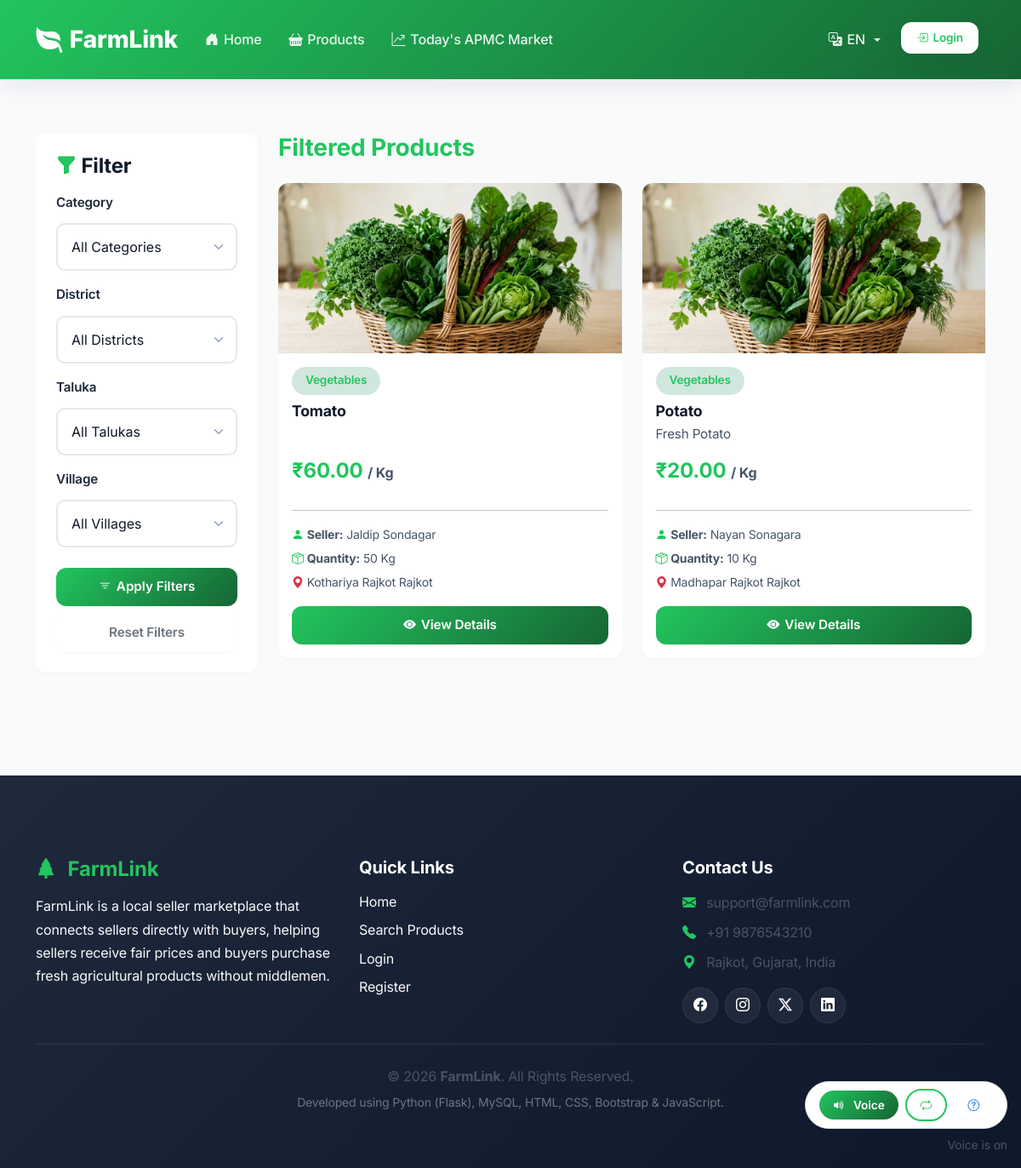
The app's page /product/filter with its own data.
### models/product.py (models this page shows, shortened)
class Product(db.Model):
    __tablename__ = "products"
    id = db.Column(
        db.Integer,
        primary_key=True
    )
    farmer_id = db.Column(
        db.Integer,
        db.ForeignKey("users.id", ondelete="CASCADE"),
        nullable=False
    )
    category_id = db.Column(
        db.Integer,
        db.ForeignKey("categories.id", ondelete="CASCADE"),
        nullable=False
    )
    title = db.Column(
        db.String(150),
        nullable=False
    )
    description = db.Column(
        db.Text
    )
    price = db.Column(
        db.Numeric(10, 2),
        nullable=False
    )
    quantity = db.Column(
        db.Integer,
        nullable=False
    )
    unit = db.Column(
        db.String(20)
    )
    image = db.Column(
        db.String(255)
    )
    district_id = db.Column(
        db.Integer,
        db.ForeignKey("districts.id")
    )
    taluka_id = db.Column(
        db.Integer,
        db.ForeignKey("talukas.id")
    )
    village_id = db.Column(
        db.Integer,
        db.ForeignKey("villages.id")
    )
    status = db.Column(
        db.Enum(
            "Available",
            "Sold"
        ),
        default="Available"
    )
    allow_bargaining = db.Column(
        db.Boolean,
        default=False
    )
    min_price = db.Column(
        db.Numeric(10, 2),
        default=0.00
    )
    created_at = db.Column(
        db.DateTime,
        server_default=db.func.current_timestamp()
    )
    category = db.relationship(
        'Category',
        primaryjoin='Product.category_id == Category.id',
        backref=db.backref('products_list', lazy=True, cascade='all, delete-orphan')
    )
    farmer = db.relationship('User', primaryjoin='Product.farmer_id == User.id', backref=db.backref('products_list', lazy=True))
    district = db.relationship('District', primaryjoin='Product.district_id == District.id')
    taluka = db.relationship('Taluka', primaryjoin='Product.taluka_id == Taluka.id')
    village = db.relationship('Village', primaryjoin='Product.village_id == Village.id')
    @staticmethod
    def delete(product_id):
        product = Product.query.get(
            product_id
        )
        if product:
            db.session.delete(product)
            db.session.commit()
            return True
        return False

### models/category.py (models this page shows, shortened)
class Category(db.Model):
    __tablename__ = "categories"
    id = db.Column(
        db.Integer,
        primary_key=True
    )
    name = db.Column(
        db.String(100),
        unique=True,
        nullable=False
    )
    description = db.Column(
        db.Text
    )
    created_at = db.Column(
        db.DateTime,
        server_default=db.func.current_timestamp()
    )

### models/user.py (models this page shows, shortened)
class User(UserMixin, db.Model):
    __tablename__ = "users"
    id = db.Column(
        db.Integer,
        primary_key=True
    )
    full_name = db.Column(
        db.String(150),
        nullable=False
    )
    email = db.Column(
        db.String(150),
        unique=True,
        nullable=False
    )
    phone = db.Column(
        db.String(15),
        unique=True,
        nullable=False
    )
    password = db.Column(
        db.String(255),
        nullable=False
    )
    role = db.Column(
        db.Enum(
            "admin",
            "farmer",
            "buyer"
        ),
        default="buyer"
    )
    district_id = db.Column(
        db.Integer,
        db.ForeignKey("districts.id")
    )
    taluka_id = db.Column(
        db.Integer,
        db.ForeignKey("talukas.id")
    )
    village_id = db.Column(
        db.Integer,
        db.ForeignKey("villages.id")
    )
    address = db.Column(
        db.Text
    )
    profile_image = db.Column(
        db.String(255)
    )
    is_verified = db.Column(
        db.Boolean,
        default=False
    )
    created_at = db.Column(
        db.DateTime,
        server_default=db.func.current_timestamp()
    )
    district = db.relationship('District', primaryjoin='User.district_id == District.id')
    taluka = db.relationship('Taluka', primaryjoin='User.taluka_id == Taluka.id')
    village = db.relationship('Village', primaryjoin='User.village_id == Village.id')

### models/location.py (models this page shows)
class Village(db.Model):
    __tablename__ = "villages"
    id = db.Column(
        db.Integer,
        primary_key=True
    )
    district_id = db.Column(
        db.Integer,
        nullable=False
    )
    taluka_id = db.Column(
        db.Integer,
        nullable=False
    )
    name = db.Column(
        db.String(100),
        nullable=False
    )

class Taluka(db.Model):
    __tablename__ = "talukas"
    id = db.Column(
        db.Integer,
        primary_key=True
    )
    district_id = db.Column(
        db.Integer,
        nullable=False
    )
    name = db.Column(
        db.String(100),
        nullable=False
    )

class District(db.Model):
    __tablename__ = "districts"
    id = db.Column(
        db.Integer,
        primary_key=True
    )
    name = db.Column(
        db.String(100),
        unique=True,
        nullable=False
    )

### routes/product.py (the view)
@product_bp.route("/filter")
def filter_products():
    category = request.args.get("category")
    district = request.args.get("district")
    taluka = request.args.get("taluka")
    village = request.args.get("village")
    query = Product.query
    if category:
        query = query.filter_by(
            category_id=category
        )
    if district:
        query = query.filter_by(
            district_id=district
        )
    if taluka:
        query = query.filter_by(
            taluka_id=taluka
        )
    if village:
        query = query.filter_by(
            village_id=village
        )
    products = query.all()
    categories = Category.query.all()
    districts = District.query.all()
    talukas = Taluka.query.all()
    villages = Village.query.all()
    return render_template(
        "filter_products.html",
        products=products,
        categories=categories,
        districts=districts,
        talukas=talukas,
        villages=villages
    )

### utils/voice.py (called while the page is built, shortened)
def get_voice_language(lang=None):
    selected_lang = (lang or session.get("lang") or "gu").lower()
    if selected_lang in VOICE_LANGUAGE_MAP:
        return VOICE_LANGUAGE_MAP[selected_lang]

### templates/buyer/filter_products.html (shortened to what this page needs)
{% extends "base.html" %}
{% block content %}
<div class="container py-5">
    <div class="row">
        <div class="col-lg-3 mb-4">
            <div class="card shadow-sm border-0 rounded-3 p-4 bg-white">
                <h4 class="fw-bold mb-3"><i class="bi bi-funnel-fill text-success"></i> {{ _('filter') }}</h4>
                <form method="GET" action="/buyer/filter">
                    <div class="mb-3">
                        <label class="form-label fw-semibold">{{ _('category') }}</label>
                        <select class="form-select" name="category">
                            <option value="">{{ _('all_categories') }}</option>
                        </select>
                    </div>
                    <div class="mb-3">
                        <label class="form-label fw-semibold">{{ _('district') }}</label>
                        <select class="form-select" name="district" id="districtSelect">
                            <option value="">{{ _('all_districts') }}</option>
                        </select>
                    </div>
                    <div class="mb-3">
                        <label class="form-label fw-semibold">{{ _('taluka') }}</label>
                        <select class="form-select" name="taluka" id="talukaSelect">
                            <option value="">{{ _('all_talukas') }}</option>
                        </select>
                    </div>
                    <div class="mb-4">
                        <label class="form-label fw-semibold">{{ _('village') }}</label>
                        <select class="form-select" name="village" id="villageSelect">
                            <option value="">{{ _('all_villages') }}</option>
                        </select>
                    </div>
                    <div class="d-grid gap-2">
                        <button type="submit" class="btn btn-success">
                            <i class="bi bi-filter"></i> {{ _('apply_filters') }}
                        </button>
                        <a href="/buyer/filter" class="btn btn-outline-secondary">
                            {{ _('reset_filters') }}
                        </a>
                    </div>
                </form>
            </div>
        </div>
        <div class="col-lg-9">
            <h3 class="fw-bold mb-4 text-success">{{ _('filtered_products') }}</h3>
            <div class="row g-4">
                {% for product in products %}
                <div class="col-md-6">
                    <div class="card shadow-sm border-0 h-100 rounded-3 overflow-hidden d-flex flex-column">
                        <img src="{{ url_for('static', filename='uploads/' + product.image if product.image else 'uploads/products/default.jpg') }}"
                             class="card-img-top"
                             alt="Product Image"
                             style="height: 200px; object-fit: cover;">
                        <div class="card-body p-3 d-flex flex-column">
                            <span class="badge bg-success-subtle text-success align-self-start mb-2">
                                {{ product.category.name if product.category else 'N/A' }}
                            </span>
                            <h5 class="card-title fw-bold mb-1">{{ product.title }}</h5>
                            <p class="card-text text-muted small flex-grow-1">{{ product.description }}</p>
                            <h4 class="text-success fw-bold">₹{{ product.price }} <small class="text-muted fs-6">/ {{ product.unit }}</small></h4>
                            <hr>
                            <p class="mb-1 small">
                                <i class="bi bi-person-fill text-success"></i> <strong>{{ _('seller') }}:</strong> {{ product.farmer.full_name if product.farmer else 'N/A' }}
                            </p>
                            <p class="mb-1 small">
                                <i class="bi bi-box-seam text-success"></i> <strong>{{ _('quantity') }}:</strong> {{ product.quantity }} {{ product.unit }}
                            </p>
                            <p class="mb-3 small">
                                <i class="bi bi-geo-alt-fill text-danger"></i>
                                {{ product.village.name if product.village else '' }} {{ product.taluka.name if product.taluka else '' }} {{ product.district.name if product.district else '' }}
                            </p>
                            <a href="/buyer/product/{{ product.id }}" class="btn btn-success w-100 mt-auto">
                                <i class="bi bi-eye-fill"></i> {{ _('view_details') }}
                            </a>
                        </div>
                    </div>
                </div>
                {% endfor %}
            </div>
        </div>
    </div>
</div>
{% endblock %}

### static/css/style.css (style rules this page uses)
:root { --primary: #22c55e; --primary-dark: #166534; --primary-light: #dcfce7; --primary-soft: #f0fdf4; --secondary: #f59e0b; --secondary-soft: #fff7ed; --success: #22c55e; --danger: #ef4444; --warning: #f59e0b; --info: #0ea5e9; --light: #f8fafc; --dark: #0f172a; --text-dark: #101828; --text-muted: #475467; --text-soft: #667085; --border-color: #e5e7eb; --surface: #ffffff; --surface-alt: #f7f9f3; --shadow-sm: 0 1px 2px rgba(15, 23, 42, 0.04); --shadow: 0 8px 24px rgba(15, 23, 42, 0.08); --shadow-lg: 0 18px 40px rgba(15, 23, 42, 0.12); --shadow-xl: 0 24px 60px rgba(15, 23, 42, 0.15); --radius: 20px; --radius-sm: 12px; --transition: all 0.25s ease; --font-sans: 'Inter', 'Noto Sans Gujarati', 'Noto Sans Devanagari', 'Segoe UI', sans-serif; }
* { box-sizing: border-box; }
html, body { height: 100%; width: 100%; margin: 0; padding: 0; }
html { scroll-behavior: smooth; }
body { font-family: var(--font-sans); background: radial-gradient(circle at top, rgba(34, 197, 94, 0.08), transparent 30%), linear-gradient(180deg, #f8faf5 0%, #f3f7f1 100%); margin: 0; padding: 0; color: var(--text-dark); font-size: 16px; line-height: 1.6; min-height: 100vh; }
.site-shell { letter-spacing: -0.01em; }
img { max-width: 100%; display: block; }
h1, h2, h3, h4, h5, h6 { font-weight: 700; color: var(--text-dark); margin-bottom: 1rem; }
p { color: var(--text-muted); line-height: 1.7; }
a { text-decoration: none; color: var(--primary); transition: var(--transition); }
.btn { border-radius: 12px; font-weight: 600; padding: 0.7rem 1.35rem; transition: var(--transition); border: none; font-size: 0.95rem; display: inline-flex; align-items: center; justify-content: center; gap: 6px; box-shadow: var(--shadow-sm); }
.btn-success { background: linear-gradient(135deg, var(--primary) 0%, var(--primary-dark) 100%) !important; color: white !important; border-color: var(--primary) !important; }
.card { border: none; border-radius: 18px; box-shadow: var(--shadow); transition: var(--transition); overflow: hidden; background: white; border: 1px solid var(--border-color); }
.card-body { padding: 1.5rem; }
.card-title { font-size: 1.08rem; font-weight: 700; color: var(--text-dark); margin-bottom: 0.75rem; }
.card-text { color: var(--text-muted); font-size: 0.95rem; }
.card-img-top { height: 200px; object-fit: cover; transition: var(--transition); }
.form-control, .form-select { border-radius: 12px; height: 48px; padding: 0.75rem 1rem; border: 1.5px solid var(--border-color); font-size: 0.95rem; transition: var(--transition); background: white; color: var(--text-dark); }
.form-label { font-weight: 600; color: var(--text-dark); margin-bottom: 0.5rem; font-size: 0.95rem; }
.badge { padding: 0.55rem 0.8rem; border-radius: 999px; font-weight: 600; font-size: 0.78rem; }
.text-muted { color: var(--text-muted) !important; }
.text-success { color: var(--primary) !important; }
.bg-light { background: var(--light) !important; }
.shadow-sm { box-shadow: var(--shadow-sm) !important; }
.rounded-3 { border-radius: 12px !important; }
.card { border: none; border-radius: 16px; box-shadow: var(--shadow); transition: var(--transition); overflow: hidden; background: white; border: 1px solid var(--border-color); }
.card-title { font-size: 1.1rem; font-weight: 700; color: var(--text-dark); margin-bottom: 0.75rem; }
.form-control, .form-select { border-radius: 10px; height: 48px; padding: 0.75rem 1rem; border: 2px solid var(--border-color); font-size: 0.95rem; transition: var(--transition); background: white; color: var(--text-dark); }
.badge { padding: 0.6rem 1rem; border-radius: 20px; font-weight: 600; font-size: 0.85rem; }
main > .container, main > .container-fluid { animation: workspaceReveal 0.45s ease both; }
.card, .hero, .stat-card, .action-card { transition: transform 0.25s ease, box-shadow 0.25s ease; }

### static/css/forms.css (style rules this page uses)
.form-label { font-size: 0.95rem; font-weight: 600; color: #1e293b; margin-bottom: 0.75rem; display: flex; align-items: center; gap: 0.5rem; }
.form-select { font-size: 1rem; padding: 0.875rem 1rem; padding-right: 2.5rem; height: auto; min-height: 48px; background-position: right 0.75rem center; background-repeat: no-repeat; background-size: 16px 12px; padding-right: 2.5rem; }

### static/css/components.css (style rules this page uses)
.gap-2 { gap: 0.5rem; }

### records on screen
Product: category "Vegetables", title "Tomato", price "60.00", unit "Kg", farmer "Jaldip Sondagar", quantity "50", village "Kothariya", taluka "Rajkot", district "Rajkot"
Product: category "Vegetables", title "Potato", description "Fresh Potato", price "20.00", unit "Kg", farmer "Nayan Sonagara", quantity "10", village "Madhapar", taluka "Rajkot", district "Rajkot"

### other values on screen
form field category "All Categories"
form field district "All Districts"
form field taluka "All Talukas"
form field village "All Villages"
